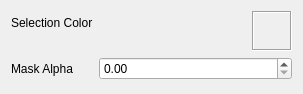
<?xml version="1.0" encoding="UTF-8"?>
<ui version="4.0">
 <class>SelCompWidget</class>
 <widget class="QWidget" name="SelCompWidget">
  <property name="geometry">
   <rect>
    <x>0</x>
    <y>0</y>
    <width>303</width>
    <height>94</height>
   </rect>
  </property>
  <property name="windowTitle">
   <string>Selection Component</string>
  </property>
  <layout class="QVBoxLayout" name="verticalLayout_2">
   <item>
    <layout class="QFormLayout" name="formLayout">
     <item row="0" column="1">
      <layout class="QHBoxLayout" name="horizontalLayout_4">
       <item>
        <spacer name="horizontalSpacer">
         <property name="orientation">
          <enum>Qt::Horizontal</enum>
         </property>
         <property name="sizeHint" stdset="0">
          <size>
           <width>40</width>
           <height>20</height>
          </size>
         </property>
        </spacer>
       </item>
       <item>
        <widget class="ClickableFrame" name="mColorFrame">
         <property name="minimumSize">
          <size>
           <width>40</width>
           <height>40</height>
          </size>
         </property>
         <property name="maximumSize">
          <size>
           <width>40</width>
           <height>40</height>
          </size>
         </property>
         <property name="frameShape">
          <enum>QFrame::Box</enum>
         </property>
         <property name="frameShadow">
          <enum>QFrame::Sunken</enum>
         </property>
         <layout class="QVBoxLayout" name="verticalLayout_7"/>
        </widget>
       </item>
      </layout>
     </item>
     <item row="1" column="0">
      <widget class="QLabel" name="label_2">
       <property name="text">
        <string>Mask Alpha</string>
       </property>
      </widget>
     </item>
     <item row="0" column="0">
      <layout class="QVBoxLayout" name="verticalLayout">
       <item>
        <widget class="QLabel" name="label">
         <property name="text">
          <string>Selection Color</string>
         </property>
        </widget>
       </item>
      </layout>
     </item>
     <item row="1" column="1">
      <widget class="QDoubleSpinBox" name="mAlphaSB">
       <property name="maximum">
        <double>1.000000000000000</double>
       </property>
       <property name="singleStep">
        <double>0.100000000000000</double>
       </property>
      </widget>
     </item>
    </layout>
   </item>
   <item>
    <spacer name="verticalSpacer_3">
     <property name="orientation">
      <enum>Qt::Vertical</enum>
     </property>
     <property name="sizeHint" stdset="0">
      <size>
       <width>20</width>
       <height>40</height>
      </size>
     </property>
    </spacer>
   </item>
  </layout>
 </widget>
 <customwidgets>
  <customwidget>
   <class>ClickableFrame</class>
   <extends>QFrame</extends>
   <header>clickableframe.h</header>
   <container>1</container>
   <slots>
    <signal>clicked()</signal>
   </slots>
  </customwidget>
 </customwidgets>
 <resources/>
 <connections>
  <connection>
   <sender>mColorFrame</sender>
   <signal>clicked()</signal>
   <receiver>SelCompWidget</receiver>
   <slot>onChangeColor()</slot>
   <hints>
    <hint type="sourcelabel">
     <x>270</x>
     <y>31</y>
    </hint>
    <hint type="destinationlabel">
     <x>204</x>
     <y>88</y>
    </hint>
   </hints>
  </connection>
  <connection>
   <sender>mAlphaSB</sender>
   <signal>valueChanged(double)</signal>
   <receiver>SelCompWidget</receiver>
   <slot>onAlphaChange(double)</slot>
   <hints>
    <hint type="sourcelabel">
     <x>99</x>
     <y>70</y>
    </hint>
    <hint type="destinationlabel">
     <x>63</x>
     <y>86</y>
    </hint>
   </hints>
  </connection>
 </connections>
 <slots>
  <slot>onChangeColor()</slot>
  <slot>onAlphaChange(double)</slot>
 </slots>
</ui>
